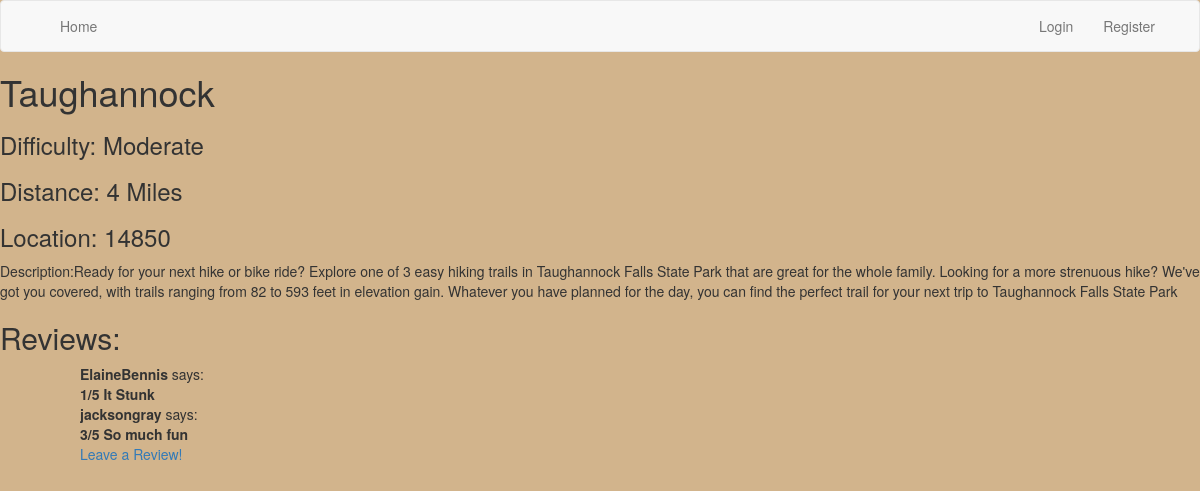
Before: /trailAndReview/Taughannock with the older database file.
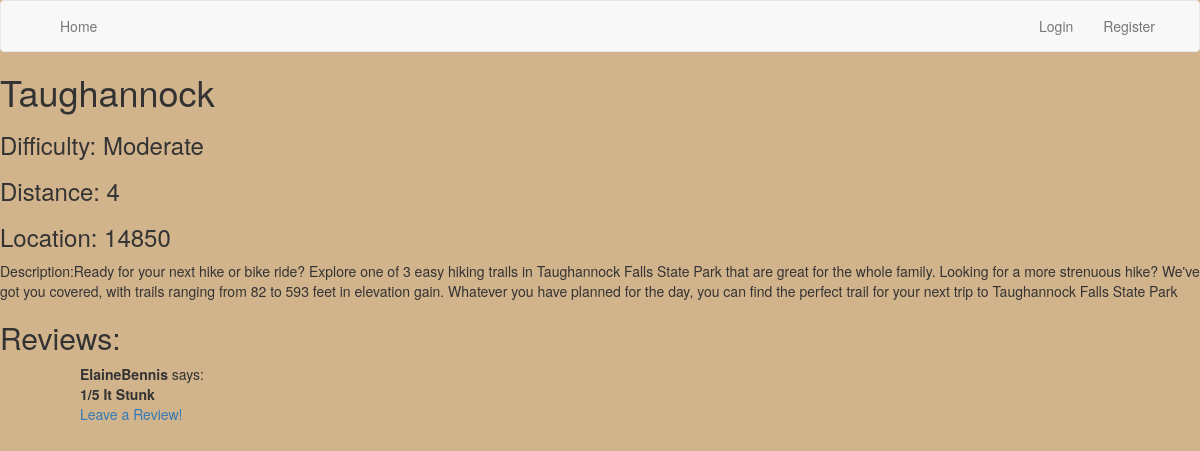
After: the same page with the newer database file.
### app/models.py (models this page shows, shortened)
class Trail(db.Model):
    id = db.Column(db.Integer, primary_key=True)
    name = db.Column(db.String(64), index=True, unique=True)
    distance = db.Column(db.Integer, index=True)
    difficulty = db.Column(db.String(64), index=True)
    location = db.Column(db.String(64), index=True)
    description = db.Column(db.String(64), index=True)
    t2rs = db.relationship('TrailToReview', backref='trail', lazy='dynamic')

class TrailToReview(db.Model):
    id = db.Column(db.Integer, primary_key=True)
    trail_id = db.Column(db.Integer, db.ForeignKey('trail.id'))
    review_id = db.Column(db.Integer, db.ForeignKey('review.id'))

class User(UserMixin, db.Model):
    id = db.Column(db.Integer, primary_key=True)
    username = db.Column(db.String(64), index=True, unique=True)
    email = db.Column(db.String(120), index=True, unique=True)
    password_hash = db.Column(db.String(128))
    reviews = db.relationship('Review', backref='user', lazy='dynamic')

class Review(db.Model):
    id = db.Column(db.Integer, primary_key=True)
    userID = db.Column(db.Integer, db.ForeignKey('user.id'))
    rating = db.Column(db.Integer)
    description = db.Column(db.String(256))
    t2rs = db.relationship('TrailToReview', backref='review', lazy='dynamic')

### app/routes.py (the view)
@app.route('/trailAndReview/<name>')
def trail(name):
    trail = Trail.query.filter(Trail.name == name).first()
    return render_template('trailAndReview.html', trail=trail)

### app/templates/trailAndReview.html (shortened to what this page needs)
{% extends 'base.html' %}
{%  block content %}
<html lang="en">
<head>
</head>
<body>
<h1>{{ trail.name }}</h1>
<h3> Difficulty: {{ trail.difficulty }}</h3>
<h3>Distance: {{ trail.distance }}</h3>
<h3>Location: {{trail.location}}</h3>
Description:{{trail.description}}
<h2>Reviews:</h2>
<ul>
     {% for t2r in trail.t2rs %}
         <ul>
             <b>{{t2r.review.user.username}}</b>
             says:
             <br>
             <b>{{t2r.review.rating}}/5</b>
            <b>{{ t2r.review.description }}</b>
         </ul>
     {% endfor %}
    <ul><a href="{{ url_for('trailreview',name=trail.name) }}">Leave a Review!</a></ul>
</ul>
</body>
</html>
{% endblock %}

### app/templates/base.html (shortened to what this page needs)
{% extends "bootstrap/base.html" %}
{% block styles %}
{{super()}}
<link rel="stylesheet"
      href="{{url_for('.static', filename='trails.css')}}">
{% endblock %}
{% block navbar %}
    <nav class="navbar navbar-default">
        <div class="container">
            <div class="collapse navbar-collapse" id="bs-example-navbar-collapse-1">
                <ul class="nav navbar-nav">
                    <li><a href="{{ url_for('index') }}">Home</a></li>
                </ul>
                <ul class="nav navbar-nav navbar-right">
                    {% if current_user.is_anonymous %}
                    <li><a href="{{ url_for('login') }}">Login</a></li>
                    <li><a href="{{ url_for('register')}}">Register</a></li>
                    {% else %}
                    <li><a href="{{ url_for('register', username=current_user.username) }}"></a></li>
                    <li><a href="{{ url_for('logout') }}">Logout</a></li>
                    <li><a href="{{ url_for('newreview') }}">Leave a Review!</a></li>
                    <li><a href="{{ url_for('myreviews') }}">My reviews</a></li>
                    {% endif %}
                </ul>
            </div>
        </div>
    </nav>
{% endblock %}

### app/static/trails.css (style rules this page uses)
body { background-color: tan; }
* { box-sizing:border-box }

Changed rows visible on the page:
removed TrailToReview: review.user.username "jacksongray", review.rating "3", review.description "So much fun"
changed Trail "Taughannock": distance "4 Miles" → "4"
